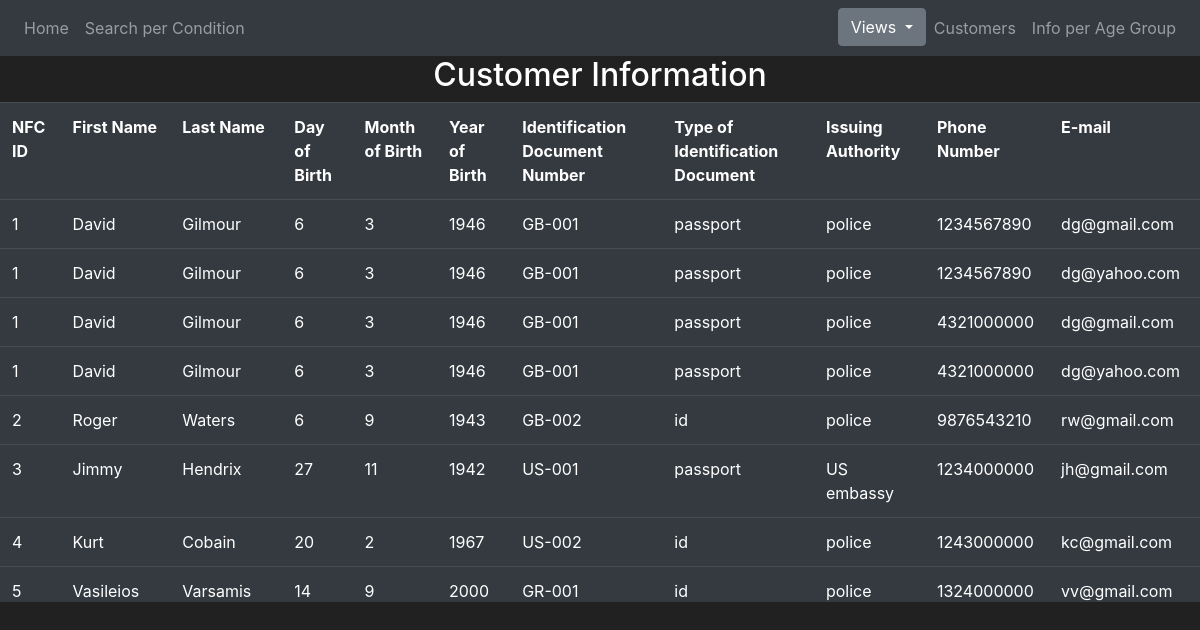
Screenshot of /customer_data with the database file from the repository.
### tables this page shows
CREATE TABLE "customer" (
	"NFC_id"	INTEGER NOT NULL UNIQUE,
	"first_name"	TEXT NOT NULL,
	"last_name"	TEXT NOT NULL,
	"birth_day"	INTEGER NOT NULL,
	" birth_month"	INTEGER NOT NULL,
	"birth_year"	INTEGER NOT NULL,
	"id_doc_number"	TEXT NOT NULL UNIQUE,
	"type_of_id"	TEXT NOT NULL,
	"issuing_auth"	TEXT NOT NULL,
	PRIMARY KEY("NFC_id" AUTOINCREMENT)
);

### server.py (the view)
@app.route("/customer_data", methods = ["GET", "POST"])
def customer_data():
    con = sqlite3.connect("HotelFinal.db") # TODO
    cur = con.cursor()
    my_query = "select * from customer_data"
    print(my_query)
    cur.execute(my_query)
    results = cur.fetchall()
    return render_template("CustomerInfo.html", results = results)

### templates/CustomerInfo.html (shortened to what this page needs)
{% extends 'base.html' %}
{% block content %}
<h2>Customer Information</h2>
<div style="height: 500px; overflow: auto;">
  <table class="table table-hover table-dark">
    <tr>
      <th>NFC ID</th>
      <th>First Name</th>
      <th>Last Name</th>
      <th>Day of Birth</th>
      <th>Month of Birth</th>
      <th>Year of Birth</th>
      <th>Identification Document Number</th>
      <th>Type of Identification Document</th>
      <th>Issuing Authority</th>
      <th>Phone Number</th>
      <th>E-mail</th>
    </tr>
    {% for result in results %}
    <tr>
      <td>{{result[0]}}</td>
      <td>{{result[1]}}</td>
      <td>{{result[2]}}</td>
      <td>{{result[3]}}</td>
      <td>{{result[4]}}</td>
      <td>{{result[5]}}</td>
      <td>{{result[6]}}</td>
      <td>{{result[7]}}</td>
      <td>{{result[8]}}</td>
      <td>{{result[9]}}</td>
      <td>{{result[10]}}</td>
    </tr>
    {% endfor %}
  </table>
</div>
{% endblock %}

### templates/base.html (shortened to what this page needs)
<!DOCTYPE html>
<html lang="en">
   <head>
     <link rel="stylesheet" href="https://cdn.jsdelivr.net/npm/bootstrap@4.5.3/dist/css/bootstrap.min.css">
  </head>
   <body>
      <nav class="navbar navbar-expand-md navbar-dark bg-dark">
          <ul class="navbar-nav mr-auto">
            <li class="nav-item-active">
              <a class="nav-link" href="/">Home <span class="sr-only">(current)</span></a>
            </li>
            <li class="nav-item">
              <a class = "nav-link" href="/search">Search per Condition</a>
           </li>
          </ul>
          <ul class="navbar-nav">
            <li class="nav-item">
            <div class="dropdown">
             <button class="btn btn-secondary dropdown-toggle" type="button" id="dropdownMenuButton" data-toggle="dropdown" aria-haspopup="true" aria-expanded="false">
                Views
            </button>
          </div>
        </li>
            <li class="nav-item">
              <a class = "nav-link" href="/customers">Customers</a>
            </li>
            <li class="nav-item">
              <a class = "nav-link" href = "/info_per_age">Info per Age Group</a>
            </li>
          </ul>
      </nav>
      {% block content %}
      {% endblock %}
  </body>
</html>

### templates/CustomerInfo.html (style rules this page uses)
h2 { text-align: center; }

### templates/base.html (style rules this page uses)
body { background-color: #212121; color: white }

### rows the page displays
customer: NFC_id "1", first_name "David", last_name "Gilmour", birth_day "6",  birth_month "3", birth_year "1946", id_doc_number "GB-001", type_of "passport", issuing_auth "police", result "1234567890", result "dg@gmail.com", result "dg@yahoo.com", result "4321000000"
customer: NFC_id "2", first_name "Roger", last_name "Waters", birth_day "6",  birth_month "9", birth_year "1943", id_doc_number "GB-002", type_of "id", issuing_auth "police", result "9876543210", result "rw@gmail.com"
customer: NFC_id "3", first_name "Jimmy", last_name "Hendrix", birth_day "27",  birth_month "11", birth_year "1942", id_doc_number "US-001", type_of "passport", issuing_auth "US embassy", result "1234000000", result "jh@gmail.com"
customer: NFC_id "4", first_name "Kurt", last_name "Cobain", birth_day "20",  birth_month "2", birth_year "1967", id_doc_number "US-002", type_of "id", issuing_auth "police", result "1243000000", result "kc@gmail.com"
customer: NFC_id "5", first_name "Vasileios", last_name "Varsamis", birth_day "14",  birth_month "9", birth_year "2000", id_doc_number "GR-001", type_of "id", issuing_auth "police", result "1324000000", result "vv@gmail.com"
